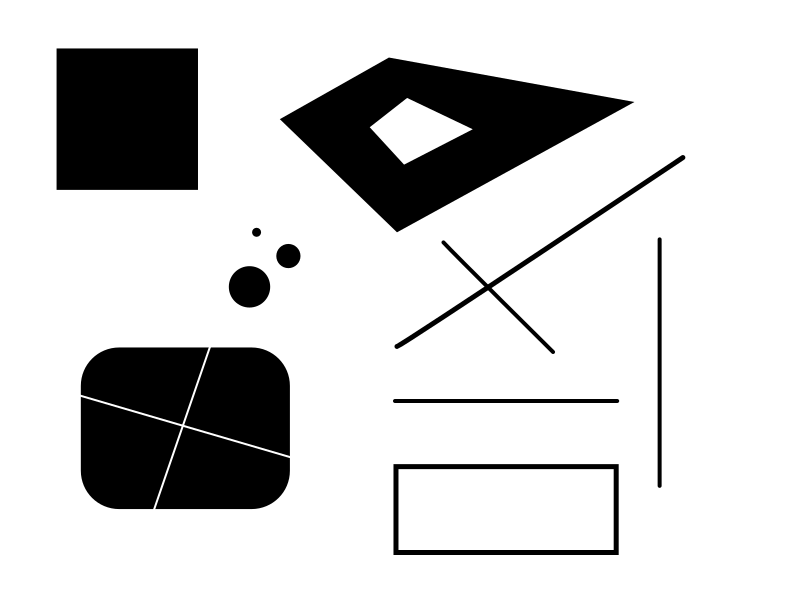
#> input picture Lab4/data/test.png, 800 x 600 px
$ python task1.py ../Lab4/data/test.png ../Lab4/data/test.png   (Python 2 division)   (older library calls are emulated)
#> lines starting #> are read from the running program, lines starting #| are printed output that depends on the picture; long printed decimals are rounded
### common/image.py
import scipy
import scipy.ndimage
import numpy as np
import cv2
from .show import show

# A helper function for merging three single-channel images into an RGB image
def combine_channels(ch1, ch2, ch3):
    return np.array([ch1.T, ch2.T, ch3.T]).T

def image_to_3ch(image):
    return combine_channels(image,image,image)

def per_channel(func, image):
    assert(image.shape[2] == 3)
    r,g,b = image[:,:,0],image[:,:,1],image[:,:,2]
    return combine_channels(func(r), func(g), func(b))

def zoom_3ch(image, factor):
    return per_channel(lambda x : scipy.ndimage.zoom(x, factor, order=1), image)


def rgb2Y(img):
    return np.dot(img, np.array([ 0.2989,  0.5866,  0.1145]))

# Functions for converting color space on a three-channel image between RGB and YCbCr.
# Coefficients follow JPEG specification (https://www.w3.org/Graphics/JPEG/jfif3.pdf).
# [11 lines left out: functions split_to_YCbCr, merge_from_YCbCr, not called in this run]

# Shuffle dimentions to match cv2 color layout
def cv2_shuffle(image):
    return np.array([image.T[2], image.T[1], image.T[0]]).T

# [15 lines left out: functions remove_alpha, flip_xy, not called in this run]

# (n,2) -> (n,3)
def pointlist_to_homog(points):
    return np.hstack([points, np.ones((points.shape[0], 1))])

# (n,3), -> (n,2)
# [4 lines left out: function pointlist_from_homog, not called in this run]


class HomographyApplier:
    def __init__(self, H, offset=np.array([0,0])):
        self.H = H
        self.offset = offset
    # [37 lines left out: functions __call__, img_transform, not called in this run]


def img_transform_1ch(source_image, function, target_shape=None, constant=0, order=3, mode='constant'):
    if target_shape is None:
        target_shape = source_image.shape
    cx,cy = np.meshgrid(np.arange(target_shape[0]), np.arange(target_shape[1]))
    coords = np.stack((cx,cy), axis=2).reshape((-1,2), order='F')
    coords2 = np.fliplr(function(np.fliplr(coords)))
    assert coords.shape == coords2.shape, ("Original coords shape %s is not equal to modified coords shape %s." % (coords.shape, coords2.shape))
    coordsX = np.pad(coords2, ((0,0),(0,0)), mode='constant', constant_values=0)
    # print(coordsX.T.shape)
    pts = scipy.ndimage.map_coordinates(source_image, coordsX.T, order=order, mode=mode, cval=constant)
    pts = pts.T
    tshape = (target_shape[1], target_shape[0])
    pts = pts.reshape(tshape, order='F').transpose((1,0))
    # A copy is needed due to a bug in opencv which causes it to
    # incorrectly track the data layout of numpy arrays which are
    # temporarily in an optimized layout
    return pts.copy()

# Similar to img_transform, but the argument function shall return not coordinates, but values.
def img_gen(function, target_shape=None):
    if target_shape is None:
        target_shape = source_image.shape
    cx,cy = np.meshgrid(np.arange(target_shape[0]), np.arange(target_shape[1]))
    coords = np.stack((cx,cy), axis=2).reshape((-1,2), order='F')
    pts = function(np.fliplr(coords))
    assert coords.shape[0] == pts.shape[0], ("Original coords shape %s is not mathching samples shape %s." % (coords.shape, pts.shape))
    tshape = (target_shape[1], target_shape[0], target_shape[2])
    pts = pts.reshape(tshape, order='F').transpose((1,0,2))
    return pts.copy()

# [17 lines left out: functions img_transform_H, find_homography, not called in this run]

def image_bounds_pointlist(image):
    h,w,_ = image.shape
    return np.array([[0,0],[0,h],[w,0],[w,h]])

def image_bounds_homography(image, H):
    return np.einsum('ba,na->nb', np.linalg.inv(H), pointlist_to_homog(image_bounds_pointlist(image)))

# Returns: size (as tuple), base offset (as np.array)
# [26 lines left out: functions image_bounds_factorize, img_gen_mask_smooth, img_gen_mask_ones, not called in this run]

# Normalizes values into range [0,1]
def rescale(img):
    min, max = img.min(), img.max()
    return (img-min)/(max-min)

# Sigma1 is used for derivative calculation.
# Sigma2 corresponds to the gaussian window stdev
def harris_corner_response(I, alpha=0.05, sigma1=None, sigma2=4):
    if sigma1 is None:
        sigma1 = 0.7 * sigma2
    Ix = scipy.ndimage.gaussian_filter(I, (0, sigma1), order=(0,1))
    Iy = scipy.ndimage.gaussian_filter(I, (sigma1, 0), order=(1,0))
    Ixx = Ix * Ix
    Ixy = Ix * Iy
    Iyy = Iy * Iy
    gIxx = scipy.ndimage.gaussian_filter(Ixx, sigma2)
    gIxy = scipy.ndimage.gaussian_filter(Ixy, sigma2)
    gIyy = scipy.ndimage.gaussian_filter(Iyy, sigma2)
    det = gIxx * gIyy - gIxy * gIxy
    tr = gIxx + gIyy
    return det*(256*256) - alpha * tr

# For a 1-channel 2d image, returns a list of tuples x,y,v, where x and y are
# coordinates of a local maxima, and v is the value at the point
def find_local_maximas_with_values(image, neighbourhood_size=5, flat_treshold=0.003):
    # Find local maximas
    i_max = scipy.ndimage.maximum_filter(image, neighbourhood_size)
    maxima = (image == i_max)
    # Clean flat regions
    i_min = scipy.ndimage.minimum_filter(image, neighbourhood_size)
    d = ((i_max - i_min) > flat_treshold)
    maxima[d == 0] = False
    # Get coordinates of the maximas
    labeled_R, n_obj = scipy.ndimage.label(maxima)
    slices = scipy.ndimage.find_objects(labeled_R)
    # print("Found %d corners" % n_obj)

    # Sample the response function at these points
    points = []
    for dy,dx in slices:
        x = (dx.start + dx.stop - 1)/2
        y = (dy.start + dy.stop - 1)/2
        points.append((x, y, image[y,x]))
    return points

def harris_corners(I, sigma):
    R = harris_corner_response(I, sigma2=sigma)
    # Scale response function to stay sigma-invariant. Obviously, the scaling
    # factor should be a power of sigma, but I have no idea why 5th power
    # works. Quick calculation suggests that either 2 or 4 should be the right
    # choice, but it's easy to verify that 5 actually works much beter and is
    # apparently the perfect choice.
    R = R * np.power(sigma, 5)
    points = find_local_maximas_with_values(R)
    # Append sigma to all points
    return [(x,y,r,sigma) for x,y,r in points], R

# Adaptive non-maximal suppresion.
# Input: List of tuples x,y,v where x and y are coordinates and v is the value at point
def ANMS(pointlist, N):
    pointlist = np.asarray(pointlist)
    radii = []
    for x,y,v,s in pointlist:
        # Find the distance to the nearest point with a higher value
        # First, get indices where v is larger than ours
        # print(pointlist[:,2])
        q = (pointlist[:,2] > v).nonzero()
        p = pointlist[q,:][0,:,0:2]
        if p.shape[0] == 0:
            r = 999999999999; # Global maximum
        else:
            diffs = p - np.array([x,y])
            r = (diffs**2).sum(axis=1).min()
        radii.append(r)
    N = min(len(radii)-1, N)
    args = np.argpartition(-np.asarray(radii), N)[:N]
    cutoff = np.asarray(radii)[args[-1]]
    print("Cutoff radius for ANMS: %f" % np.sqrt(cutoff))
    return pointlist[args]

# Harris-laplace scale-invariant corner detector
def harris_laplace(I):
    sigma_begin = 1.5
    sigma_step = 1.2
    sigma_n = 13
    sigmas = np.power(sigma_step, np.arange(sigma_n)) * sigma_begin

    # Run harris corners detector for all sigma values, collect results
    points, allpoints, Rs = [], [], []
    for s in sigmas:
        p, R = harris_corners(I, s)
        allpoints += p
        points.append(p)
        Rs.append(R)
    assert(len(points) == sigma_n)

    print("Before selecting scale-space local maximas: %d points" % len(allpoints))

    filtered_points = []
    # Now, filter the points to only include those that are local maximas in
    # scale space as well. For convenience, add zeroed arrays to end end
    # beginning, so there are no corner cases when comparing scales
    Rs = [np.zeros_like(Rs[0])] + Rs + [np.zeros_like(Rs[-1])]
    # This entire loop might be rewritten numpy-style, but it is tricky to run
    # the maxima filter only in the third dimension. Thus, for simplicity, this
    # loop is explicit. It's not costing much anyway, since usually there is not
    # much (< 20000) candidate points anyway.
    for i in range(0,sigma_n):
        sigma = sigmas[i]
        Ra, R, Rb = Rs[i], Rs[i+1], Rs[i+2]
        for p in points[i]:
            x,y,v,_ = p
            # If neighbouring scales have a smaller value at (x,y)...
            if v > Ra[y,x] and v > Rb[y,x]:
                # ... then this point is a local maxima in scale-space as well.
                filtered_points.append(p)

    print("After selecting scale-space local maximas: %d points" % len(filtered_points))

    return filtered_points


def decimate(image, target_size):
    decimate_factors = (target_size[0] / image.shape[0],
                        target_size[1] / image.shape[1])
    return cv2.resize(image, (target_size[1], target_size[0]), interpolation=cv2.INTER_AREA)

### common/SIFT.py
import scipy
import scipy.ndimage
import numpy as np
import cv2
import sys
import colorsys
from .image import *
from .show import show

PATCH_R = 20
PAD_SIZE = PATCH_R*2 + 1

step_by_step_debug = False

kernel_cache = {}
class KernelGen:
    def __init__(self, sigma, R):
        self.sigma = sigma
        self.R = R
    def __call__(self, data):
        data = data - self.R
        dist = (data**2).sum(axis=1)
        # Dist is already squared!
        return np.exp(-(dist)/(2 * (self.sigma**2)))

def get_gaussian_kernel(sigma):
    if sigma in kernel_cache:
        return kernel_cache[sigma]
    #print("No kernel %f in cache, generating..." % sigma)
    kernel = img_gen(KernelGen(sigma, PATCH_R), (PATCH_R*2+1,PATCH_R*2+1,1))[:,:,0]
    kernel_cache[sigma] = kernel
    return kernel


class ExtractRotate:
    def __init__(self, pos, angle, scale, R):
        self.pos = np.array([pos[0], pos[1]])
        self.R = R
        th = np.deg2rad(-angle)
        self.M = np.array([np.cos(th), -np.sin(th), np.sin(th), np.cos(th)]).reshape((2,2)) * scale
    def __call__(self, data):
        off = data - self.R
        off = np.einsum("ab,xb->xa", self.M, off)
        res = self.pos + off
        return res

def extract_feature(img, pos, angle=0, scale=1, R=PATCH_R):
    x, y = pos
    if np.abs(angle) < 1 and scale==1:
        sl = (slice(y-PATCH_R, y+PATCH_R+1), slice(x-R,x+R+1))
        return img[sl]
    return img_transform_1ch(img, ExtractRotate(pos, angle, scale, R), target_shape=(R*2 + 1, R*2 + 1))


def describe(image, features):
    # Convert image to intensity
    I = rgb2Y(image)
    # Normalize the image to [0,1]
    I = I / I.max()

    # Add padding around I
    PATCH_R = 20
    PAD_SIZE = PATCH_R*2 + 1
    I = np.pad(I, ((PAD_SIZE,PAD_SIZE),(PAD_SIZE,PAD_SIZE)), mode='edge')
    features += np.array([PAD_SIZE, PAD_SIZE, 0])

    # Y is inverted, because the Y axis direction in complex space is different than in image space
    gradient_kernel = [-1.0, 0.0, 1.0]
    dY =  scipy.ndimage.convolve1d(I, gradient_kernel, axis=0)
    dX = -scipy.ndimage.convolve1d(I, gradient_kernel, axis=1)
    cgrad = dX + 1j * dY

    gradangle = np.angle(cgrad, deg=True)

    kernel16 = img_gen(KernelGen(8/3, 7.5), (16,16,1))[:,:,0]

    BIN_N = 36
    BIN_SIZE = 360/BIN_N
    DOMINANT_ANGLE_PEAK_TRESHOLD = 0.9

    # Iterate over features
    descrips = []
    for i,f in enumerate(features):
        x, y, scale = f
        x, y = int(x), int(y)
        if step_by_step_debug:
            print("Feature %d: %d %d (%f)" % (i, x, y, scale))

        patch = extract_feature(I, [x,y])
        patch_cgrad = extract_feature(cgrad, [x,y])
        patch_gradangle = extract_feature(gradangle, [x,y])

        kernel = get_gaussian_kernel(scale * 1.5)
        w = kernel * np.abs(patch_cgrad)

        # Compute histogram
        hist, bins = np.histogram(patch_gradangle, BIN_N + 1, (-180 - BIN_SIZE/2, 180 + BIN_SIZE/2), weights=w, density=False)
        hist[0] += hist[-1]
        hist = hist[0:BIN_N]
        hist_s = np.argsort(hist)
        bins += BIN_SIZE/2

        bins = bins[hist_s][::-1]
        hist = hist[hist_s][::-1]

        last_v = hist[0]
        dominant_angles = []
        for i, v in enumerate(hist):
            if v < DOMINANT_ANGLE_PEAK_TRESHOLD * last_v:
                break
            dominant_angles += [bins[i]]
            last_v = v

        for angle in dominant_angles:
            rotated_patch = extract_feature(I, [x,y], angle, scale * 3 / 64, R=64)
            # patch16 = extract_feature(I, [x,y], angle, scale * 3 / 8, R=8)
            patch16 = decimate(rotated_patch, (16,16))

            dY16 =  scipy.ndimage.convolve1d(patch16, gradient_kernel, axis=0)[:16,:16]
            dX16 = -scipy.ndimage.convolve1d(patch16, gradient_kernel, axis=1)[:16,:16]
            cgrad16 = dX16 + 1j * dY16
            angle16 = np.angle(cgrad16, deg=True)

            # Smoothing weights
            cgrad16 = cgrad16 * kernel16
            magn16 = np.abs(cgrad16)

            d = []
            for Qy in [0,1,2,3]:
                for Qx in [0,1,2,3]:
                    sy = slice(4*Qy, 4*Qy + 4)
                    sx = slice(4*Qx, 4*Qx + 4)
                    Qmagn16 = magn16[sy,sx]
                    Qangle16 = angle16[sy,sx]
                    Qhist, _ = np.histogram(Qangle16, 9, (-180 - 45, 180 + 45), weights=Qmagn16, density=False)
                    Qhist[0] += Qhist[-1]
                    Qhist = Qhist[:8]
                    d += list(Qhist)

            assert(len(d) == 128)
            d = np.asarray(d).reshape(16,8)
            d = d/d.max();
            d[d > 0.2] = 0.2
            d = d/d.max();
            descrips += [(x,y,scale, angle, d)]

            """
            if step_by_step_debug:
                print("Dominant angle: %d" % angle)
                show(hist)
                show(bins)
                cv2.imshow('patch', image_to_3ch(scipy.ndimage.zoom(patch, 10.0, order=0)))
                cv2.imshow('kernel', image_to_3ch(scipy.ndimage.zoom(kernel, 10.0, order=0)))
                cv2.imshow('grads', scipy.ndimage.zoom(cgrad_display(patch_cgrad), (10,10,1), order=0))
                patch_cgrad_mult = patch_cgrad * kernel
                cv2.imshow('grads_mult', scipy.ndimage.zoom(cgrad_display(patch_cgrad_mult), (10,10,1), order=0))
                cv2.imshow('rotated_patch', image_to_3ch(scipy.ndimage.zoom(rotated_patch, 3.0, order=0)))
                cv2.imshow('patch16', image_to_3ch(scipy.ndimage.zoom(patch16, 12.0, order=0)))
                cv2.imshow('grad16', scipy.ndimage.zoom(cgrad_display(cgrad16), (10,10,1), order=0))
                cv2.imshow('kernel16', image_to_3ch(scipy.ndimage.zoom(kernel16, (10,10), order=0)))
                show(d)

                while cv2.waitKey(20) & 0xff != 27:
                    pass
            """
    # Manually flatten descrip list
    d2 = []
    for x,y,scale,angle,DESCRIPTOR in descrips:
        l = np.asarray([x-PAD_SIZE,y-PAD_SIZE,scale,angle])
        d2 += [np.hstack([l,DESCRIPTOR.ravel()])]
    d2 = np.asarray(d2)

    print(d2.shape)
    return d2


# [34 lines left out: function match2D, not called in this run]

### common/show.py
import scipy
import numpy as np
import matplotlib.pyplot as plt
import numpy as np
import colorsys
import cv2
from plyfile import PlyData, PlyElement

from mpl_toolkits.mplot3d import Axes3D
import matplotlib.pyplot as plt

# A helper printer which I use instead of print for numpy arrays.
# I don't know why, but print clearly ignores numpy output settings
# for some (large?) arrays. show() fixes this.
def show(array):
    print(np.array_str(array,suppress_small=True,precision=5))


# Verbose aliases for gamma transformation
def gamma_decode(img, gamma=2.2):
    return np.power(img, gamma)

def gamma_encode(img, gamma=2.2):
    return np.power(img, 1.0/gamma)

# A hepler function for displaying images within the notebook.
# It may display multiple images side by side, optionally apply gamma transform, and zoom the image.
# [72 lines left out: functions show_image, plot_points, draw_points_and_epipolar, save_to_ply, not called in this run]

### Lab6/task1.py
import scipy
import numpy as np
import cv2
import argparse
import sys
import os.path
from common.show import *
from common.image import *
from common.SIFT import *
from common.matrices import *

parser = argparse.ArgumentParser(description='Lab 6 task 1.')
parser.add_argument('image1', metavar="IMG1", type=str, help="Path to image 1.")
parser.add_argument('image2', metavar="IMG2", type=str, help="Path to image 2.")
parser.add_argument('IMAGES', metavar="IMG", nargs="*", default=[], type=str, help="Subsequent images.")
parser.add_argument('--dbg', '-d', action='store_true', help="Debug mode.")

try:
    args = parser.parse_args()
except SystemExit:
    sys.exit(0)

TAKE = 900
MATCHES = 600
SCALE = 1.0
RANSAC_TRESHOLD = 5
RANSAC_SAMPLES = 4500
show_epipolar = False
make_last_image_green = False
P_TEST_POINTS = 20
CORRESP_2D_3D = 8
K = np.array([[2759.48, 0.00000, 1520.69],
              [0.00000, 2764.16, 1006.81],
              [0.00000, 0.00000, 1.00000]])

print("Note: Using K = ")
show(K)
K_inv = np.linalg.inv(K)

image_files = [args.image1, args.image2] + args.IMAGES

# Open image files
print("Opening image files...")
images = []
for image_file in image_files:
    image = scipy.ndimage.imread(image_file)[:,:,0:3]
    image = zoom_3ch(image,SCALE)
    images += [image]

if make_last_image_green:
    images[-1][:,:] = np.array([0,255,0])

# [4 lines left out: function line_point_distance, not called in this run]

def features(image):
    I = rgb2Y(image)
    I = I / I.max()
    points = harris_laplace(I)
    print("Total %d features" % len(points))
    points = ANMS(points, TAKE)
    print("Using %d features" % len(points))
    return np.array(points)[:,[0,1,3]]

def features_cached(image, name):
    filename = os.path.split(name)[1]
    print("  Looking for feature cache for %s" % filename)
    basename = filename.split('.')[0:-1]
    cachefile = '.'.join(basename) + ".feat"
    if(os.path.isfile(cachefile)):
        print("  Loading feature data from cache %s" % cachefile)
        return np.loadtxt(cachefile)
    else:
        print("  Computing feature data for image %s" % filename)
        feat = features(image)
        np.savetxt(cachefile, feat, '%d %d %f')
        return feat

def describe_cached(image, name):
    filename = os.path.split(name)[1]
    print("Looking for descriptor cache for %s" % filename)
    basename = filename.split('.')[0:-1]
    cachefile = '.'.join(basename) + ".descrip"
    if(os.path.isfile(cachefile)):
        print("Loading descriptor data from cache %s" % cachefile)
        return np.loadtxt(cachefile)
    else:
        features = features_cached(image, name)
        print("Computing descriptor data for image %s" % filename)
        descr = describe(image, features)
        print("Done.")
        np.savetxt(cachefile, descr)
        return descr


# Returns (filtered matches, E).
# [45 lines left out: function ransac_for_E, not called in this run]

described = [describe_cached(image, image_file) for image, image_file in zip(images, image_files)]
#> the loop in harris_laplace, `for s in sigmas:` made 13 passes
#> after the loop in harris_laplace, `for s in sigmas:`: Rs = 13 items; allpoints = 2920 items, first 6: (57, 49, 471.1, 1.5), (197, 49, 568.7, 1.5), (388, 58, 233.7, 1.5), (394, 58, 81.53, 1.5), (399, 59, 86.05, 1.5), (405, 60, 82.75, 1.5); points = 13 items
#| Before selecting scale-space local maximas: 2920 points
#> in harris_laplace, `Rs = [np.zeros_like(Rs[0])] + Rs + [np.zeros_like(Rs[-1])]`: Rs = 15 items
#> the loop in harris_laplace, `for i in range(0,sigma_n):` made 13 passes
#> pass 1, in harris_laplace, `Ra, R, Rb = Rs[i], Rs[i+1], Rs[i+2]`:
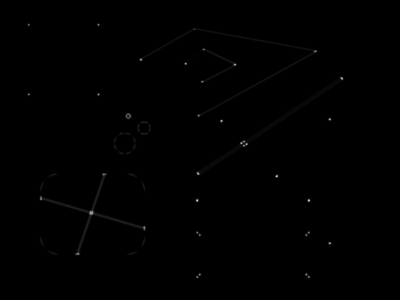
#> R: shape (600, 800) float64 (shown at 1/2 size); min -0.0347, max 944.7, mean 2; drawn with min black and max white
#> after the loop in harris_laplace, `for i in range(0,sigma_n):`: filtered_points = 193 items, first 6: (456, 253, 0.126, 1.5), (456, 257, 0.126, 1.5), (462, 264, 0.212, 1.5), (472, 269, 0.0508, 1.5), (497, 299, 0.00556, 1.5), (503, 304, 0.134, 1.5)
#| After selecting scale-space local maximas: 193 points
#> in features, `points = harris_laplace(I)`: points has the same summary as filtered_points in harris_laplace
#| Total 193 features
#> in ANMS, `pointlist = np.asarray(pointlist)`: pointlist = 193 rows, first 6: [456, 253, 0.126, 1.5], [456, 257, 0.126, 1.5], [462, 264, 0.212, 1.5], [472, 269, 0.0508, 1.5], [497, 299, 0.00556, 1.5], [503, 304, 0.134, 1.5]
#> the loop in ANMS, `for x,y,v,s in pointlist:` made 193 passes
#> (x, y, v, s, r) on passes 1 to 4: (456, 253, 0.126, 1.5, 16), (456, 257, 0.126, 1.5, 85), (462, 264, 0.212, 1.5, 845), (472, 269, 0.0508, 1.5, 125)
#> after the loop in ANMS, `for x,y,v,s in pointlist:`: radii = 193 values, max 1e+12 at index 184, min 1 at index 20, mean 5.18e+09
#> in ANMS, `N = min(len(radii)-1, N)`: N = 192
#> in ANMS, `args = np.argpartition(-np.asarray(radii), N)[:N]`: args = 192 values, max 192 at index 30, min 0 at index 0, mean 96.34
#> in ANMS, `cutoff = np.asarray(radii)[args[-1]]`: cutoff = 17748
#| Cutoff radius for ANMS: 133.222
#> in features, `points = ANMS(points, TAKE)`: points = 192 rows, first 6: [456, 253, 0.126, 1.5], [456, 257, 0.126, 1.5], [462, 264, 0.212, 1.5], [472, 269, 0.0508, 1.5], [497, 299, 0.00556, 1.5], [503, 304, 0.134, 1.5]
#| Using 192 features
#> in features_cached, `feat = features(image)`: feat = 192 rows, first 8: [456, 253, 1.5], [456, 257, 1.5], [462, 264, 1.5], [472, 269, 1.5], [497, 299, 1.5], [503, 304, 1.5], [512, 313, 1.5], [516, 313, 1.5]
#> in describe_cached, `features = features_cached(image, name)`: features has the same summary as feat in features_cached
#> in describe, `I = np.pad(I, ((PAD_SIZE,PAD_SIZE),(PAD_SIZE,PAD_SIZE)), mode='edge')`:
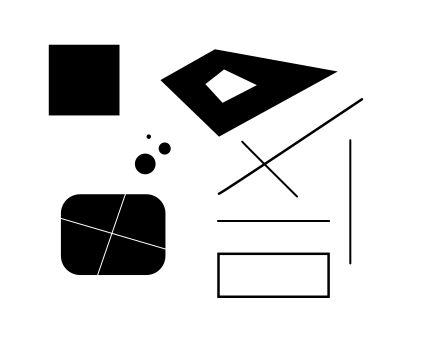
#> I: shape (682, 882) float64 (shown at 1/2 size); min 0, max 1, mean 0.853
#> in describe, `features += np.array([PAD_SIZE, PAD_SIZE, 0])`: features = 192 rows, first 8: [497, 294, 1.5], [497, 298, 1.5], [503, 305, 1.5], [513, 310, 1.5], [538, 340, 1.5], [544, 345, 1.5], [553, 354, 1.5], [557, 354, 1.5]
#> in describe, `gradangle = np.angle(cgrad, deg=True)`:
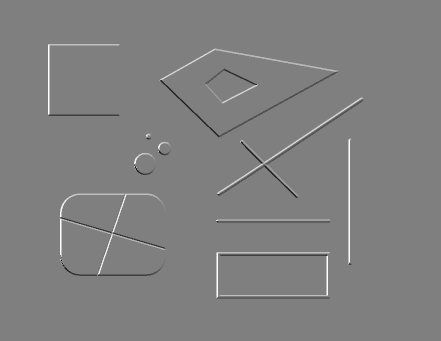
#> gradangle: shape (682, 882) float64 (shown at 1/2 size); min -179.8, max 180, mean 0.7; drawn with min black and max white
#> the loop in describe, `for i,f in enumerate(features):` made 192 passes
#> f on passes 26 to 28: [248, 390, 2.59], [124, 439, 2.59], [328, 495, 2.59]
#> pass 1, in describe, `patch = extract_feature(I, [x,y])`:
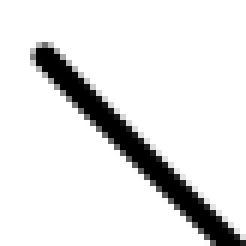
#> patch: shape (41, 41) float64 (shown 6 times larger); min 0, max 1, mean 0.891
#> pass 1, in describe, `w = kernel * np.abs(patch_cgrad)`:
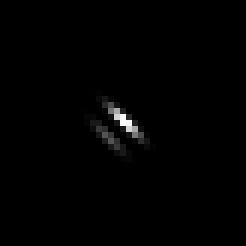
#> w: shape (41, 41) float64 (shown 6 times larger); min 0, max 1.18, mean 0.00838; drawn with min black and max white
#> after the loop in describe, `for i,f in enumerate(features):`:
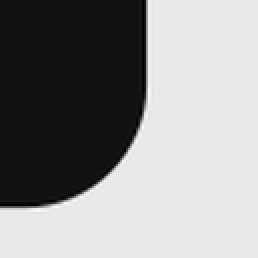
#> rotated_patch: shape (129, 129) float64 (shown 2 times larger); min -0.0859, max 1.1, mean 0.59; drawn with min black and max white
#> the loop in describe, `for x,y,scale,angle,DESCRIPTOR in descrips:` made 310 passes
#> (x, y, scale, angle) on passes 1 to 3: (497, 294, 1.5, 40), (497, 298, 1.5, -140), (503, 305, 1.5, -130)
#> in describe, `d2 = np.asarray(d2)`:
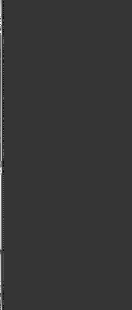
#> d2: shape (310, 132) float64; min -180, max 683, mean 5.3; drawn with min black and max white
#| (310, 132)
#| Looking for descriptor cache for test.png
#| Loading descriptor data from cache test.descrip
#> (the run stopped early here; a loop or call above may not have finished)
